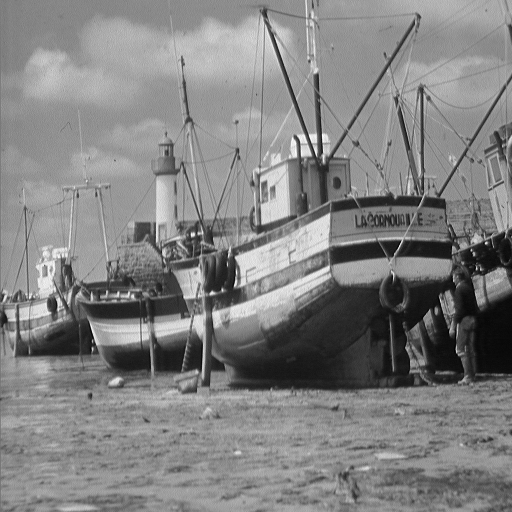
%> input picture HW2_M.Sina Hasan-Nia/pics/boat.png, 512 x 512 px, given in place of brain.jpg, which was not available
$ octave Q2.m   (GNU Octave 9; MATLAB toolbox functions it lacks are replaced by stand-ins)
%> lines starting %> are read from the running program, lines starting %| are printed output that depends on the picture; long printed decimals are rounded; pictures that were not available may be replaced by others from this repository, and a replacement may not be noted
### HW2_M.Sina Hasan-Nia/code/glcm_generator.m
function glcm = glcm_generator(img,NumQuantLevels)
A=double(img)+1;
Displacement = 1;
glcm = zeros([NumQuantLevels,NumQuantLevels]); %PREALLOCATE GLCM MATRIX
%
for i = 1:size(A,1)
    for j = 1 :size(A,2)-1
        glcm(A(i,j),A(i,j+1))=glcm(A(i,j),A(i,j+1))+1; %INCREMENT BY 1
    end
end

### HW2_M.Sina Hasan-Nia/code/Q2.m
%% ------------------------       Q2      ---------------------------------
clc ; clear all ; close all
img_path =  '..\pics\brain.jpg';  % image path
brain = imread(img_path); clear img_path;
%> brain is the input picture: size 512x512 uint8; min 0, max 255, mean 129.7
img_path =  '..\pics\sample.png';  % image path
sample = imread(img_path); clear img_path;
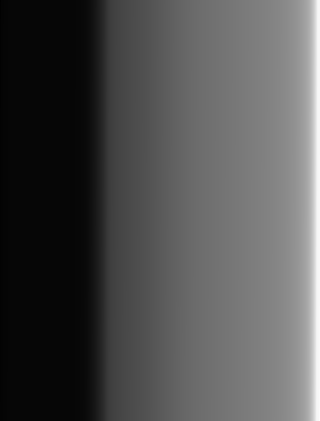
%> input picture HW2_M.Sina Hasan-Nia/pics/sample.png, 320 x 421 px
%> sample is the input picture: size 421x320 uint8; min 0, max 253, mean 79.4
figure()
subplot(1,2,1)
imshow(brain)
title("brain","color",'r')
subplot(1,2,2)
imshow(sample)
title("sample","color",'r')
sgtitle("Visuallization of images","color",'b')
%% Part a
%%% Visuallization of Normalized Histogram
figure()
histogram(brain, "NumBins", 256, "Normalization","probability")
title("Normalized Histogram","FontSize", 10,"color",'r')
ylabel("Prob")
xlabel("x")
grid minor
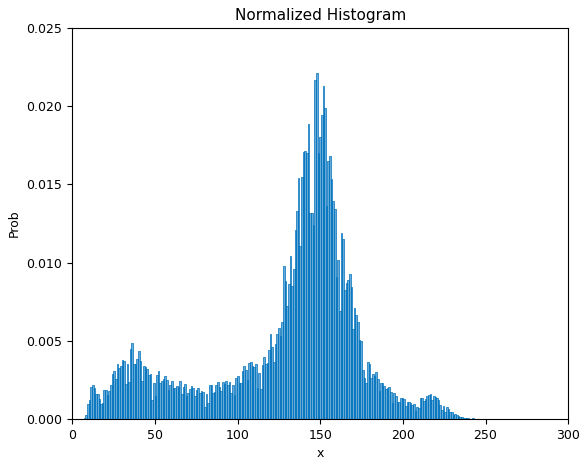
%> figure redrawn from the program's plot data; tallest bar 0.0221 high, from x = 147.4 to 148.4
%%% calculating mean,Varian,uniformity,entropy
[counts,binLocations] = imhist(brain);
%> counts = 256 values, max 5796 at index 149, min 0 at index 255, mean 1024; binLocations = 256 values from 0 to 255
probability = counts /(size(brain,1)*size(brain,2));
%> probability = 256 values, max 0.0221 at index 149, min 0 at index 255, mean 0.00391
mean_brain = sum(binLocations.*probability);
%> mean_brain = 129.7
Variance_brain = sum((binLocations.^2).*probability)-mean_brain^2;
%> Variance_brain = 2178.8
uniformity_brain = sum(probability.^2);
%> uniformity_brain = 0.00963
Entropy_brain = -sum(probability(probability~=0) .* log2(probability(probability~=0)));
%> Entropy_brain = 7.19
disp("Fig Name     "+"mean      "+ "  Variance    "+" uniformity    "+"Entropy")
disp(" Brain     "+ num2str(mean_brain) +"      "+num2str(Variance_brain) + "      "+num2str(uniformity_brain) +"      "+num2str(Entropy_brain)  )
%|  Brain     129.708      2178.7571      0.009628      7.1914
%% part b
figure()
histogram(sample, "NumBins", 256, "Normalization","probability")
title("Normalized Histogram","FontSize", 10,"color",'r')
ylabel("Prob")
xlabel("x")
grid minor
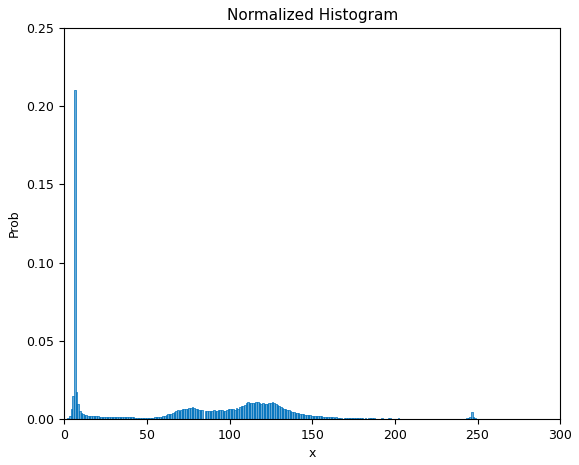
%> figure redrawn from the program's plot data; tallest bar 0.21 high, from x = 5.93 to 6.92
%%% calculating mean,Varian,uniformity,entropy
[counts,binLocations] = imhist(sample);
%> counts = 256 values, max 28345 at index 7, min 0 at index 255, mean 526.2
probability = counts /(size(sample,1)*size(sample,2));
%> probability = 256 values, max 0.21 at index 7, min 0 at index 255, mean 0.00391
mean_sample = sum(binLocations.*probability);
%> mean_sample = 79.42
Variance_sample = sum((binLocations.^2).*probability)-mean_sample^2;
%> Variance_sample = 3239.7
uniformity_sample = sum(probability.^2);
%> uniformity_sample = 0.0496
Entropy_sample = -sum(probability(probability~=0) .* log2(probability(probability~=0)));
%> Entropy_sample = 6.44
disp("Fig Name     "+"mean      "+ "  Variance    "+" uniformity    "+"Entropy")
disp(" Brain     "+ num2str(mean_brain) +"      "+num2str(Variance_brain) + ...
    "      "+num2str(uniformity_brain) +"      "+num2str(Entropy_brain)  )
%|  Brain     129.708      2178.7571      0.009628      7.1914
disp(" sample    "+ num2str(mean_sample) +"      "+num2str(Variance_sample) + ...
    "      "+num2str(uniformity_sample) +"      "+num2str(Entropy_sample)  )
%|  sample    79.4222      3239.7252      0.04959      6.4437
%% part c
glcm_brain1 = glcm_generator(brain,256);
%> after the loop in glcm_generator, `for i = 1:size(A,1)`:
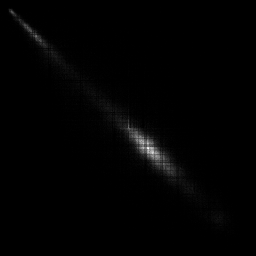
%> glcm: size 256x256 double; min 0, max 429, mean 4; drawn with min black and max white
glcm_sample1 = glcm_generator(sample,256);
%> call 2 of glcm_generator, with NumQuantLevels = 256
%> after the loop in glcm_generator (call 2), `for i = 1:size(A,1)`:
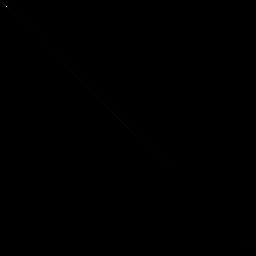
%> glcm: size 256x256 double; min 0, max 27924, mean 2; drawn with min black and max white
glcm_brain = graycomatrix(brain, "NumLevels", 256);
glcm_sample = graycomatrix(sample, "NumLevels", 256);
%% part d
%%% Brain
glcm_brain_N = glcm_brain / sum(glcm_brain,"all");
%%%% Contrast
Cont_Brain = 0;
len = size(glcm_brain_N,1);
%> len = 256
for i=1:len
    for j=1:len
       Cont_Brain = Cont_Brain+( glcm_brain_N(i,j) * (i - j) ^ 2) ;
    end
end
%> after the loop, Cont_Brain = 269.7
%%%% Uniformity
UNi_Brain = sum(glcm_brain_N.*glcm_brain_N,"all");
%> UNi_Brain = 0.000355
%%%% Homoginity
Hmg_Brain = 0 ;
for i=1:len
    for j=1:len
       Hmg_Brain = Hmg_Brain +  glcm_brain_N(i,j)/(1 + abs(i-j));
    end
end
%> after the loop, Hmg_Brain = 0.236
%%%% ENT
ENT_Brain =  -sum(glcm_brain_N(glcm_brain_N~=0).*log2(glcm_brain_N(glcm_brain_N~=0)), "all");
%> ENT_Brain = 12.48
%%% sample
glcm_sample_N = glcm_sample / sum(glcm_sample,"all");
%%%% Contrast
Cont_sample = 0;
len = size(glcm_sample_N,1);
for i=1:len
    for j=1:len
       Cont_sample = Cont_sample +( glcm_sample_N(i,j) * (i - j) ^ 2) ;
    end
end
%> after the loop, Cont_sample = 2.98
%%%% Uniformity
UNi_sample = sum(glcm_sample_N.*glcm_sample_N,"all");
%> UNi_sample = 0.0463
%%%% Homoginity
Hmg_sample = 0 ;
for i=1:len
    for j=1:len
       Hmg_sample = Hmg_sample +  glcm_sample_N(i,j)/(1 + abs(i-j));
    end
end
%> after the loop, Hmg_sample = 0.753
%%%% ENT
ENT_sample =  -sum(glcm_sample_N(glcm_sample_N~=0).*log2(glcm_sample_N(glcm_sample_N~=0)), "all");
%> ENT_sample = 7.15
%%%%
disp("Fig Name     "+"contrast    "+ "uniformity    "+"Homoginity    "+"Entropy")
disp(" Brain_f     "+ num2str(Cont_Brain) +"      "+num2str(UNi_Brain) + ...
    "      "+num2str(Hmg_Brain) +"      "+num2str(ENT_Brain)  )
%|  Brain_f     269.6782      0.0003551      0.2359      12.4834
disp("sample_f      "+ num2str(Cont_sample) +"        "+num2str(UNi_sample) + ...
    "      "+num2str(Hmg_sample) +"        "+num2str(ENT_sample)  )
%| sample_f      2.984        0.04628      0.7526        7.1545
%% part e
thr = 0:4:252-4;
values = [thr, max(brain(:))];
%> values = 64 values from 0 to 255
brain_quant = imquantize(brain, thr);
sample_quant = imquantize(sample, thr);
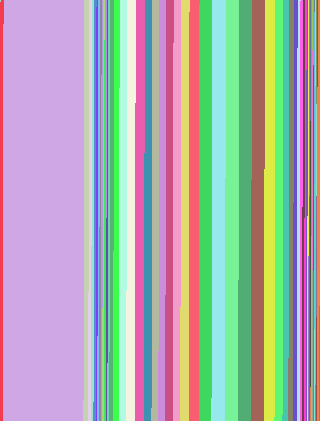
%> sample_quant: size 421x320 double; 64 distinct labels, from 1 to 64; one colour per label, 0 black
brain_q = values(brain_quant);
sample_q = values(sample_quant);
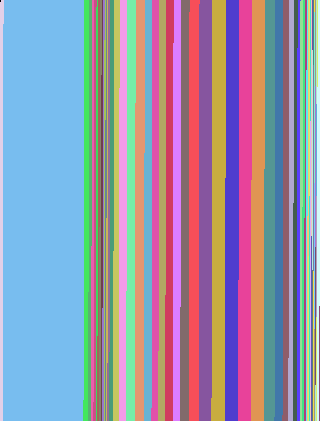
%> sample_q: size 421x320 uint8; 64 distinct labels, from 0 to 255; one colour per label, 0 black
glcm_brain_q = graycomatrix(brain_q, "NumLevels", 64);
glcm_sample_q = graycomatrix(sample_q, "NumLevels", 64);
%%% Brain
glcm_brain_N_q = glcm_brain_q / sum(glcm_brain_q,"all");
%%%% Contrast
Cont_Brain_q = 0;
len = size(glcm_brain_N_q,1);
%> len = 64
for i=1:len
    for j=1:len
       Cont_Brain_q = Cont_Brain_q+( glcm_brain_N_q(i,j) * (i - j) ^ 2) ;
    end
end
%> after the loop, Cont_Brain_q = 16.98
%%%% Uniformity
UNi_Brain_q = sum(glcm_brain_N_q.*glcm_brain_N_q,"all");
%> UNi_Brain_q = 0.00518
%%%% Homoginity
Hmg_Brain_q = 0 ;
for i=1:len
    for j=1:len
       Hmg_Brain_q = Hmg_Brain_q +  glcm_brain_N_q(i,j)/(1 + abs(i-j));
    end
end
%> after the loop, Hmg_Brain_q = 0.486
%%%% ENT
ENT_Brain_q =  -sum(glcm_brain_N_q(glcm_brain_N_q~=0).*log2(glcm_brain_N_q(glcm_brain_N_q~=0)), "all");
%> ENT_Brain_q = 8.66
%%% sample
glcm_sample_N_q = glcm_sample / sum(glcm_sample,"all");
%%%% Contrast
Cont_sample_q = 0;
len = size(glcm_sample_N_q,1);
%> len = 256
for i=1:len
    for j=1:len
       Cont_sample_q = Cont_sample_q +( glcm_sample_N_q(i,j) * (i - j) ^ 2) ;
    end
end
%> after the loop, Cont_sample_q = 2.98
%%%% Uniformity
UNi_sample_q = sum(glcm_sample_N_q.*glcm_sample_N_q,"all");
%> UNi_sample_q = 0.0463
%%%% Homoginity
Hmg_sample_q = 0 ;
for i=1:len
    for j=1:len
       Hmg_sample_q = Hmg_sample_q +  glcm_sample_N_q(i,j)/(1 + abs(i-j));
    end
end
%> after the loop, Hmg_sample_q = 0.753
%%%% ENT
ENT_sample_q =  -sum(glcm_sample_N_q(glcm_sample_N_q~=0).*log2(glcm_sample_N_q(glcm_sample_N_q~=0)), "all");
%> ENT_sample_q = 7.15
%%%%
disp(" Fig Name     "+" contrast    "+ " uniformity    "+"Homoginity    "+" Entropy")
disp("Brain_f_q       "+ num2str(Cont_Brain_q) +"       "+num2str(UNi_Brain_q) + ...
    "      "+num2str(Hmg_Brain_q) +"       "+num2str(ENT_Brain_q)  )
%| Brain_f_q       16.9832       0.005184      0.4859       8.6571
disp("sample_f_q      "+ num2str(Cont_sample_q) +"        "+num2str(UNi_sample_q) + ...
    "      "+num2str(Hmg_sample_q) +"        "+num2str(ENT_sample_q)  )
%| sample_f_q      2.984        0.04628      0.7526        7.1545
